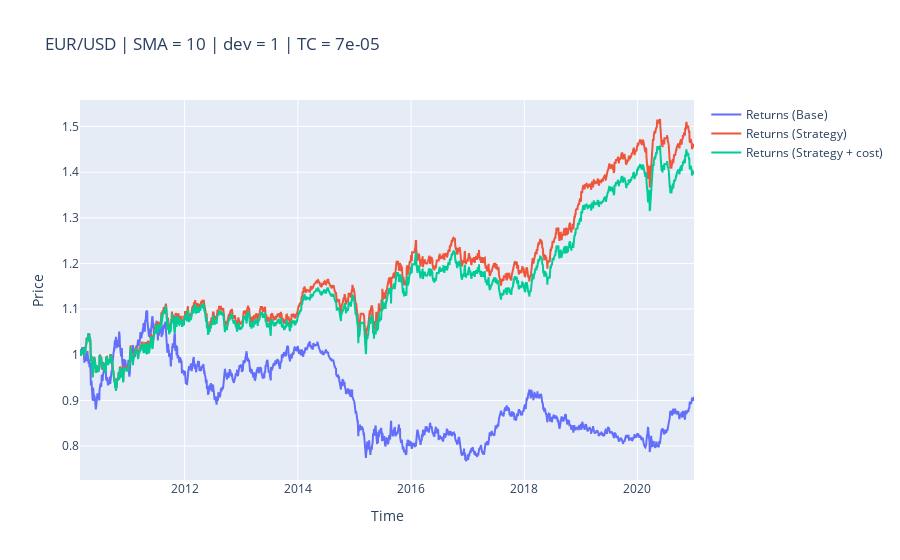

The notebook cell this image was saved under:
### Code cell
obj.plot_results()

### Figure 1 — Plotly figure (JSON) as saved in the notebook; plotly's stock layout.template omitted (floating-point values rounded to 4 significant figures; data arrays with more than 128 entries replaced by an {"elided": "..."} marker saying what was removed)
{"data": [{"name": "Returns (Base)", "type": "scatter", "x": {"elided": "2826 str values"}, "y": {"elided": "2826 float values"}}, {"name": "Returns (Strategy)", "type": "scatter", "x": {"elided": "2826 str values"}, "y": {"elided": "2826 float values"}}, {"name": "Returns (Strategy + cost)", "type": "scatter", "x": {"elided": "2826 str values"}, "y": {"elided": "2826 float values"}}], "layout": {"title": {"text": "EUR/USD | SMA = 10 | dev = 1 | TC = 7e-05"}, "xaxis": {"title": {"text": "Time"}}, "yaxis": {"title": {"text": "Price"}}}}
